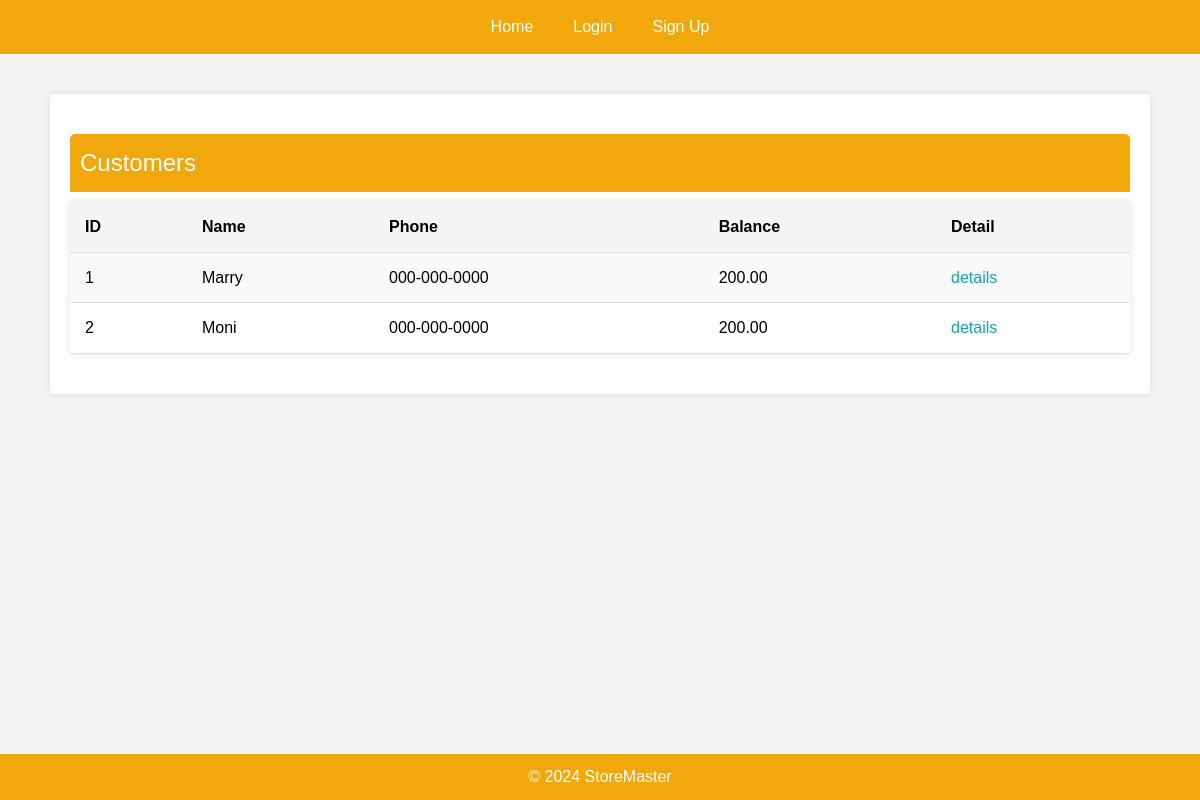
The app's page /customers/ with its own data.
### StoreMaster/models.py (models this page shows, shortened)
class Customer(db.Model):
    __tablename__ = 'customer'
    cid = mapped_column(Integer, primary_key=True)
    name = mapped_column(String(200), nullable=False, unique=True)
    phone = mapped_column(String(20), nullable=False)
    balance = mapped_column(Numeric(10, 2), nullable=False, default=200)
    owner= mapped_column(String(200),nullable=False,default="null")
    orders = relationship("Order", back_populates="customer",
                          cascade="all, delete")

### StoreMaster/web_interface/customers.py (the view)
@customers_bp.route("/", methods=["GET"])
def customer_list():
    statement = db.select(Customer).order_by(Customer.cid)  # create a query
    records = db.session.execute(statement)  # run the query
    results = records.scalars()
    return render_template("customer.html", customers=results)

### StoreMaster/templates/customer.html (shortened to what this page needs)
{% extends "base.html" %}
{% block content %}
<div class="block-content">
  <table>
    <caption>
      Customers
    </caption>
    <tr>
      <th>ID</th>
      <th>Name</th>
      <th>Phone</th>
      <th>Balance</th>
      <th>Detail</th>
    </tr>
    {% for customer in customers %}
    <tr>
      <td>{{ customer.cid }}</td>
      <td>{{ customer.name }}</td>
      <td>{{ customer.phone }}</td>
      <td>{{ customer.balance }}</td>
      <td>
        <a href="{{ url_for('customers_html.customer_detail', customer_id=customer.cid) }}">details</a>
      </td>
    </tr>
    {% endfor %}
  </table>
</div>
{% endblock %}

### StoreMaster/static/style.css (style rules this page uses)
body, h1, a { margin: 0; padding: 0; }
body { font-family: Arial, sans-serif; line-height: 1.6; background-color: #f4f4f4; margin: 0; padding: 0; }
.block-content { padding: 20px; background: white; margin: 20px 0; box-shadow: 0 0 10px rgba(0, 0, 0, 0.1); }
table { width: 100%; border-collapse: collapse; margin: 20px 0; background: white; box-shadow: 0 0 10px rgba(0, 0, 0, 0.1); }
table caption { font-size: 1.5em; margin-bottom: 10px; text-align: left; padding: 10px; background-color: #f1a80c; color: white; border-top-left-radius: 5px; border-top-right-radius: 5px; }
table th, table td { padding: 12px 15px; text-align: left; border-bottom: 1px solid #ddd; }
table th { background-color: #f4f4f4; font-weight: bold; }
table tr:nth-child(even) { background-color: #f9f9f9; }
table a { color: #17a2b8; text-decoration: none; }

### records on screen
Customer: cid "1", name "Marry", phone "000-000-0000", balance "200.00"
Customer: cid "2", name "Moni", phone "000-000-0000", balance "200.00"
